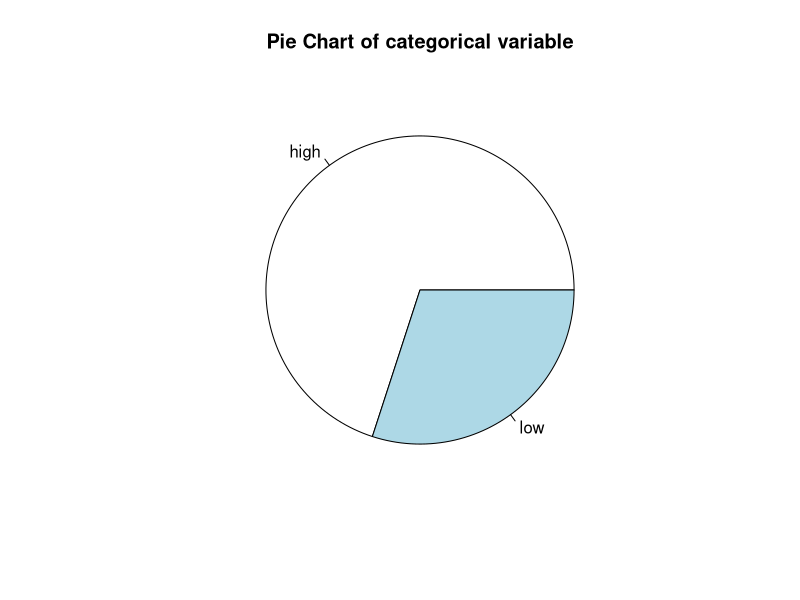

This figure's R source:
## ---- chunk 1
(89 - 32) * 5/9
## ---- chunk 2
(67 - 32) * 5/9
(45 - 32) * 5/9
(92 - 32) * 5/9
(83 - 32) * 5/9
(70 - 32) * 5/9
## ---- chunk 3
myF <- c(67, 45, 92, 83, 70)
(myF - 32) * 5/9
## ---- chunk 4
convFtoC <- function(numF){
    result <- (numF - 32) * 5/9
    result
}
## ---- chunk 5
convFtoC(89)
## ---- chunk 6
(89 - 32) * 5/9
## ---- chunk 7
x <- c(1, 3, 9, 7, 1, 2, 2, 5, 3, 3, 3)
result <- table(x)
result
## ---- chunk 8
sort(unique(x))

Mode <- function(x) {
  ux <- unique(x)
  ux[which.max(tabulate(match(x, ux)))]
}
Mode(x)
## ---- chunk 9
1 == 2
## ---- chunk 10
1 < 2
3 > 2
5 <= 6
c(1, 2, 3) < 2
## ---- chunk 11
a <- c(1:10)
a
## ---- chunk 12
a[1:5] <- c(1, 5, 3, 2, 4)
a
## ---- chunk 13
a[a < 4]
## ---- chunk 14
a < 4
## ---- chunk 15
a
b <- rep(0, 10) # repeat 0s 10 times
b[a < 4]  <- "low"
b[a >= 4] <- "high"
b
## ---- chunk 16
mytable <- table(b)
pie(mytable, 
    labels = names(mytable),
    main="Pie Chart of categorical variable")
